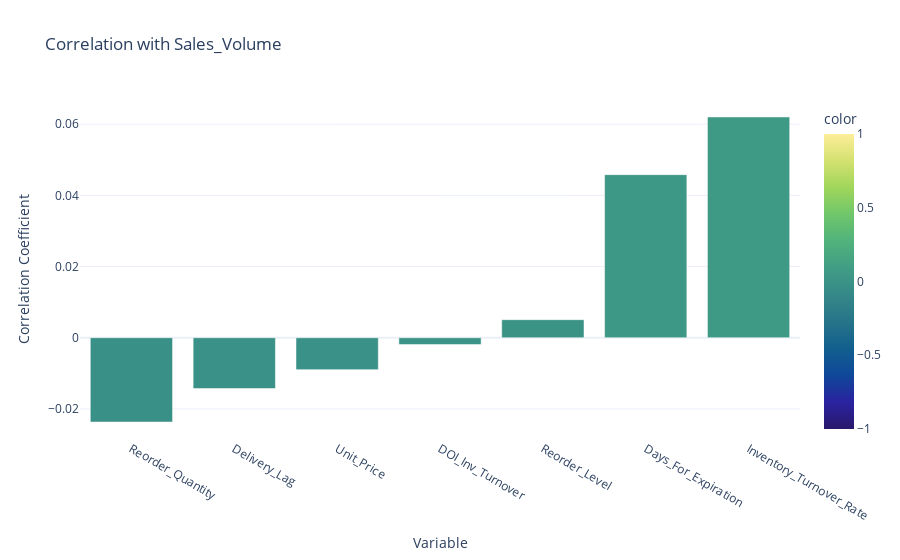

Source (notebook cell):
### Code cell
# Create a bar chart for correlations with Sales_Volume
fig_sales = px.bar(correlation_with_targets['Sales_Volume'].sort_values(),
                  title='Correlation with Sales_Volume',
                  labels={'value': 'Correlation Coefficient', 'index': 'Variable'},
                  color=correlation_with_targets['Sales_Volume'].sort_values(),
                  color_continuous_scale='haline',  # Blue-green color scale
                  range_color=[-1, 1])              # Fixed color range from -1 to +1

# Remove legend for cleaner visualization
fig_sales.update_layout(showlegend=False)

# Display the interactive bar chart
fig_sales.show()

### Figure 1 — Plotly figure (JSON) as saved in the notebook; plotly's stock layout.template omitted (floating-point values rounded to 4 significant figures)
{"data": [{"alignmentgroup": "True", "hovertemplate": "Variable=%{x}<br>Correlation Coefficient=%{y}<br>color=%{marker.color}<extra></extra>", "legendgroup": "", "marker": {"color": [-0.02369, -0.01427, -0.008968, -0.001923, 0.005078, 0.04582, 0.06203], "coloraxis": "coloraxis", "pattern": {"shape": ""}}, "name": "", "offsetgroup": "", "orientation": "v", "showlegend": false, "textposition": "auto", "type": "bar", "x": ["Reorder_Quantity", "Delivery_Lag", "Unit_Price", "DOI_Inv_Turnover", "Reorder_Level", "Days_For_Expiration", "Inventory_Turnover_Rate"], "xaxis": "x", "y": [-0.02369, -0.01427, -0.008968, -0.001923, 0.005078, 0.04582, 0.06203], "yaxis": "y"}], "layout": {"barmode": "relative", "coloraxis": {"cmax": 1, "cmin": -1, "colorbar": {"title": {"text": "color"}}, "colorscale": [[0, "rgb(41, 24, 107)"], [0.09091, "rgb(42, 35, 160)"], [0.1818, "rgb(15, 71, 153)"], [0.2727, "rgb(18, 95, 142)"], [0.3636, "rgb(38, 116, 137)"], [0.4545, "rgb(53, 136, 136)"], [0.5455, "rgb(65, 157, 133)"], [0.6364, "rgb(81, 178, 124)"], [0.7273, "rgb(111, 198, 107)"], [0.8182, "rgb(160, 214, 91)"], [0.9091, "rgb(212, 225, 112)"], [1, "rgb(253, 238, 153)"]]}, "legend": {"tracegroupgap": 0}, "showlegend": false, "title": {"text": "Correlation with Sales_Volume"}, "xaxis": {"anchor": "y", "domain": [0, 1], "title": {"text": "Variable"}}, "yaxis": {"anchor": "x", "domain": [0, 1], "title": {"text": "Correlation Coefficient"}}}}
